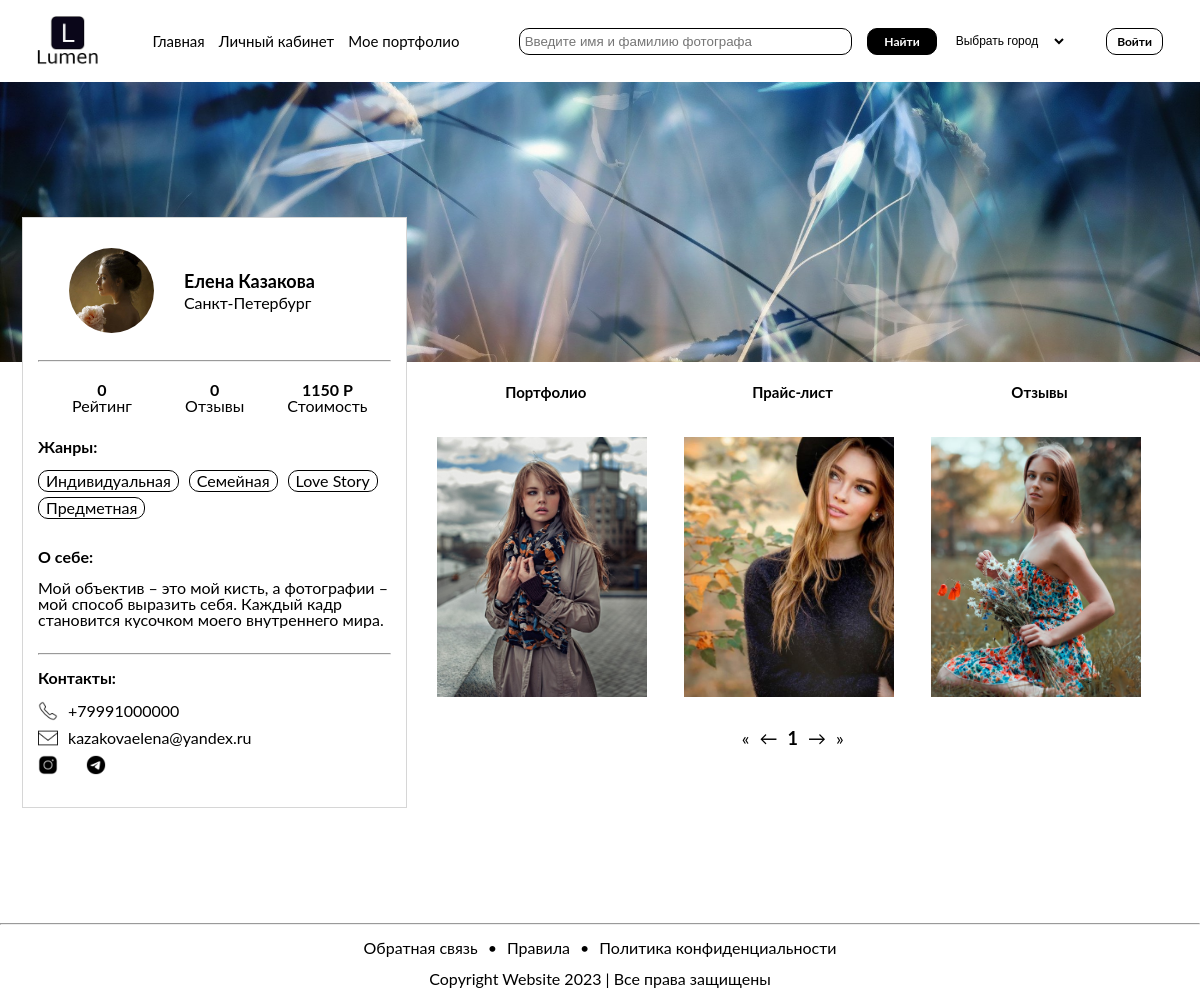
The page /pages/profile.php?id=20 on the database its author committed.
### tables this page shows
CREATE TABLE `users` (
  `user_id` int(11) NOT NULL,
  `name` varchar(255) NOT NULL,
  `surname` varchar(255) NOT NULL,
  `email` varchar(255) NOT NULL,
  `password` varchar(255) NOT NULL,
  `telephone` varchar(20) DEFAULT NULL,
  `city` varchar(255) DEFAULT NULL,
  `avatar` varchar(255) DEFAULT NULL,
  `background` varchar(255) DEFAULT NULL,
  `socinst` varchar(255) DEFAULT NULL,
  `socvk` varchar(255) DEFAULT NULL,
  `soctg` varchar(255) DEFAULT NULL,
  `description` text,
  `photographer` tinyint(1) DEFAULT NULL
);

CREATE TABLE `portfolio` (
  `photo_id` int(11) NOT NULL,
  `user_id` int(11) DEFAULT NULL,
  `path_to_photo` varchar(255) NOT NULL,
  `framing` varchar(255) DEFAULT NULL
);

### pages/profile.php (the view, shortened to what this page needs)
<?php include('../include/db_connect.php') ?>
<!DOCTYPE html>
<html lang="en">
<head>
  <link rel="stylesheet" href="/css/reset.css">
  <link rel="stylesheet" href="/css/setka.css">
  <link rel="stylesheet" href="/css/main.css">
  <link rel="stylesheet" href="/css/profile.css">
</head>
<body>
  <?php include('../include/menu.php') ?>
  <section class="profile">
    <?php
    $user_id = $_GET['id'];
    $queryUser = "SELECT name, surname, city, avatar, background, email, telephone, socinst, socvk, soctg, description FROM users WHERE user_id = $user_id";
    $resultUser = $mysqli->query($queryUser);
    if ($resultUser->num_rows > 0) {
      $rowUser = $resultUser->fetch_assoc();
      $name = $rowUser['name'];
      $surname = $rowUser['surname'];
      $city = $rowUser['city'];
      $avatar = $rowUser['avatar'];
      $background = $rowUser['background'];
      $telephone = $rowUser['telephone'];
      $email = $rowUser['email'];
      $socinst = $rowUser['socinst'];
      $socvk = $rowUser['socvk'];
      $soctg = $rowUser['soctg'];
      $description = $rowUser['description'];
    }
    ?>
    <div class="profile__fon">
      <?php
      if (!empty($background)) {
        echo '<img class="fon__image " src="/' . $background . '" alt="User Fon">';
      } else {
        echo '<img class="fon__image " src="/img/fon.jpg" alt="User Fon">';
      }
      ?>
    </div>
    <div class="container">
      <div class="row allblocks">
        <div class="col-4 profile__block">
          <div class="row profile__info justify__content__evenly align__items__center">
            <div class="col-3 profile__avatar"><img class="profile__avatar__img" src="/<?php echo $avatar; ?>"></div>
            <div class="col-7 profile__name">
              <p class="name__style"><?php echo $name; ?></p>
              <p class="name__style"><?php echo $surname; ?></p>
              <p><?php echo $city; ?></p>
            </div>
          </div>
          <hr class="profile__line">
          <div class="row profile__marks">
            <div class="col-4-card">
              <div>
                <p class="marks__value"><span class="rating_value">0</span></p>
              </div>
              <div>
                <p>Рейтинг</p>
              </div>
            </div>
            <div class="col-4-card">
              <div>
                <p class="marks__value"><span class="count__reviews_value">0</span></p>
              </div>
              <div>
                <p>Отзывы</p>
              </div>
            </div>
            <?php
            $queryMinPrice = "SELECT IFNULL(MIN(price), 0) AS min_price FROM services WHERE user_id = $user_id";
            $resultMinPrice = $mysqli->query($queryMinPrice);
            $rowMinPrice = $resultMinPrice->fetch_assoc();
            if ($rowMinPrice) {
              $minPrice = $rowMinPrice['min_price'];
              echo '<div class="col-4-card">';
              echo '<div><p class="marks__value">' . $minPrice . ' Р</p></div>';
              echo '<div><p>Стоимость</p></div>';
              echo '</div>';
            }
            ?>
          </div>
          <div class="profile__styles">
            <div class="profile__styles__name">Жанры:</div>
            <?php
            $queryGenres = "SELECT genre_name FROM genres
            JOIN photographergenres ON genres.genre_id = photographergenres.genre_id
            WHERE photographergenres.user_id = $user_id";
            $genres = array();
            $resultGenres = $mysqli->query($queryGenres);
            if ($resultGenres->num_rows > 0) {
              while ($rowGenre = $resultGenres->fetch_assoc()) {
                $genres[] = $rowGenre['genre_name'];
              }
            }
            ?>
            <div class="profile__styles__items">
              <?php
              foreach ($genres as $genre) {
                echo '<div class="profile__styles__item">' . $genre . '</div>';
              }
              ?>
            </div>
          </div>
          <div class="profile__about">
            <div class="profile__about__name">О себе:</div>
            <div class="profile__about__text"><?php echo $description; ?></div>
          </div>
          <hr class="profile__line">
          <div class="profile__contacts">
            <div class="profile__contacts__name">Контакты:</div>
            <div>
              <div class="profile__contacts__phone">
                <img class="phone__icon" src="/img/phone.png" alt="">
                <p class="phone__number"><?php echo $telephone; ?></p>
              </div>
            </div>
            <div>
              <div class="profile__contacts__email">
                <img class="email__icon" src="/img/email.png" alt="">
                <p class="email__text"><?php echo $email; ?></p>
              </div>
            </div>
            <div class="profile__contacts__soc">
              <a href="https://instagram.com/<?php echo $socinst; ?>"><img class="profile__contacts__soc__item" src="/img/inst.png" alt=""></a>
              <a href="http://vk.com/id<?php echo $socvk; ?>"><img class="profile__contacts__soc__item" src="/img/vk.png" alt=""></a>
              <a href="https://t.me/<?php echo $soctg; ?>"><img class="profile__contacts__soc__item" src="/img/tg.png" alt=""></a>
            </div>
          </div>
        </div>
        <div class="col-8 profile__portfolio">
          <div class="row profile__btn">
            <div class="col-4 portfolio">
              <button class="portfolio__btn" id="showPortfolio">Портфолио</button>
            </div>
            <div class="col-4 price">
              <button class="portfolio__btn" id="showServices">Прайс-лист</button>
            </div>
            <div class="col-4 review">
              <button class="portfolio__btn" id="showReviews">Отзывы</button>
            </div>
          </div>
          <div class="row portfolio__photo" id="portfolio">
            <?php
            $queryPhotos = "SELECT path_to_photo FROM portfolio WHERE user_id = $user_id ORDER BY photo_id DESC";
            $resultPhotos = $mysqli->query($queryPhotos);
            if ($resultPhotos->num_rows > 0) {
              while ($rowPhoto = $resultPhotos->fetch_assoc()) {
                $photoPath = $rowPhoto['path_to_photo'];
                echo '<div class="col-4 photo__block"><a href="' . $photoPath . '" class="card__photo-link">';
                echo '<div><img class="photo__item" src="/' . $photoPath . '"></a></div>';
                echo '</div>';
              }
            }
            ?>
            <div class="col-12 pagination" id="pagination_portfolio"></div>
          </div>
  </section>
  <?php include('../include/footer.php') ?>
</body>
</html>

### css/setka.css (style rules this page uses)
a { text-decoration: none; }
.container { width: 1160px; margin: 0 auto; box-sizing: border-box; }
.row { display: flex; flex-wrap: wrap; display: -webkit-flex; display: -ms-flex; }
.justify__content__evenly { justify-content: space-evenly; }
.align__items__center { align-items: center; }
.col-1, .col-2, .col-3, .col-3-9, .col-4, .col-5, .col-6, .col-7, .col-8, .col-9, .col-10, .col-11, .col-12 { width: 100%; box-sizing: border-box; padding-left: 15px; padding-right: 15px; }
img { object-fit: cover; width: 100%; height: auto; }
@media (min-width: 576px) { .container { max-width: 90%; } }
@media (min-width: 771px) { .container { max-width: 90%; } }
@media (min-width: 0px) { .container { max-width: 90%; } }
@media (min-width: 0px) { .col-3 { flex: 0 0 25%; max-width: 25%; } }
@media (min-width: 0px) { .col-4 { flex: 0 0 33.333333%; max-width: 33.333333%; } }
@media (min-width: 0px) { .col-7 { flex: 0 0 58.333333%; max-width: 58.333333%; } }
@media (min-width: 0px) { .col-8 { flex: 0 0 66.666667%; max-width: 66.666667%; } }
@media (min-width: 0px) { .col-12 { flex: 0 0 100%; max-width: 100%; } }

### css/main.css (style rules this page uses)
body { font-family: Lato; }
.col-4-card { flex: 0 0 calc(33.3333% - 10px); margin-right: 5px; display: flex; flex-direction: column; align-items: center; }
.col-4-card:last-child { margin-right: 0; }
.marks__value { font-weight: 700; }
@media screen and (min-width:0px) and (max-width:1200px) { .container { max-width: 96.334%; } }

### css/profile.css (style rules this page uses)
.profile { margin-top: 15px; position: relative; z-index: 2; }
.fon__image { height: 280px; object-fit: cover; }
.profile__block { margin-top: 135px; background: #FFF; border: 0.5px solid #d6d6d6; position: relative; z-index: 1; max-height: 650px; }
.profile__portfolio { margin-top: 300px; position: relative; z-index: 1; }
.profile__fon { position: absolute; top: 0; left: 0; width: 100%; height: 100%; z-index: 0; }
.profile__info { margin-top: 30px; margin-bottom: 25px; }
.profile__line { margin: 0; }
.profile__avatar__img { width: 85px; height: 85px; border-radius: 50%; object-fit: cover; }
.name__style { font-size: 18px; font-style: normal; font-weight: 700; display: inline-block; margin-bottom: 5px; }
.profile__marks { margin-top: 20px; display: flex; flex-wrap: wrap; justify-content: center; margin-bottom: 10px; }
.profile__styles { margin-top: 25px; }
.profile__styles__items { display: inline-block; }
.profile__styles__name, .profile__about__name, .profile__contacts__name { margin-bottom: 15px; font-size: 16px; font-style: normal; font-weight: 700; }
.profile__styles__item { display: inline-block; border-radius: 10px; border: 0.5px solid #000; padding: 2px 7px; margin-right: 10px; margin-bottom: 5px; cursor: pointer; }
.profile__about { margin-top: 25px; margin-bottom: 25px; }
.profile__about__text { max-height: 80px; overflow-y: auto; }
.profile__about__name, .profile__contacts__name { margin-bottom: 15px; }
.profile__contacts { margin-top: 15px; margin-bottom: 30px; }
.profile__contacts__phone, .profile__contacts__email { margin-bottom: 7px; }
.profile__contacts__phone, .profile__contacts__email { display: flex; align-items: center; }
.phone__number, .email__text { padding-left: 10px; }
.profile__contacts__soc__item, .email__icon, .phone__icon { width: 20px; object-fit: cover; display: inline-block; }
.profile__btn { text-align: center; }
.portfolio__btn { font-family: Lato; font-size: 15px; font-style: normal; font-weight: 700; line-height: normal; cursor: pointer; border: none; background-color: transparent; }
.portfolio__photo, .portfolio__price, .portfolio__reviews { margin-top: 35px; }
.photo__item { width: 210px; height: 260px; object-fit: cover; margin-bottom: 30px; }
@media screen and (min-width:0px) and (max-width:1241px) { .profile__name { margin-left: 10px; } }

### rows shown on the page
users: avatar (picture), name "Елена", surname "Казакова", city "Санкт-Петербург", description "Мой объектив – это мой кисть, а фотографии – мой способ выразить себя. Каждый кадр становится кусочком моего внутреннего мира.", telephone "+79991000000", email "kazakovaelena@yandex.ru"
portfolio: path_to_photo (picture)
portfolio: path_to_photo (picture)
portfolio: path_to_photo (picture)

### other values the page prints
$minPrice "1150"
$genre "Индивидуальная"
$genre "Семейная"
$genre "Love Story"
$genre "Предметная"
